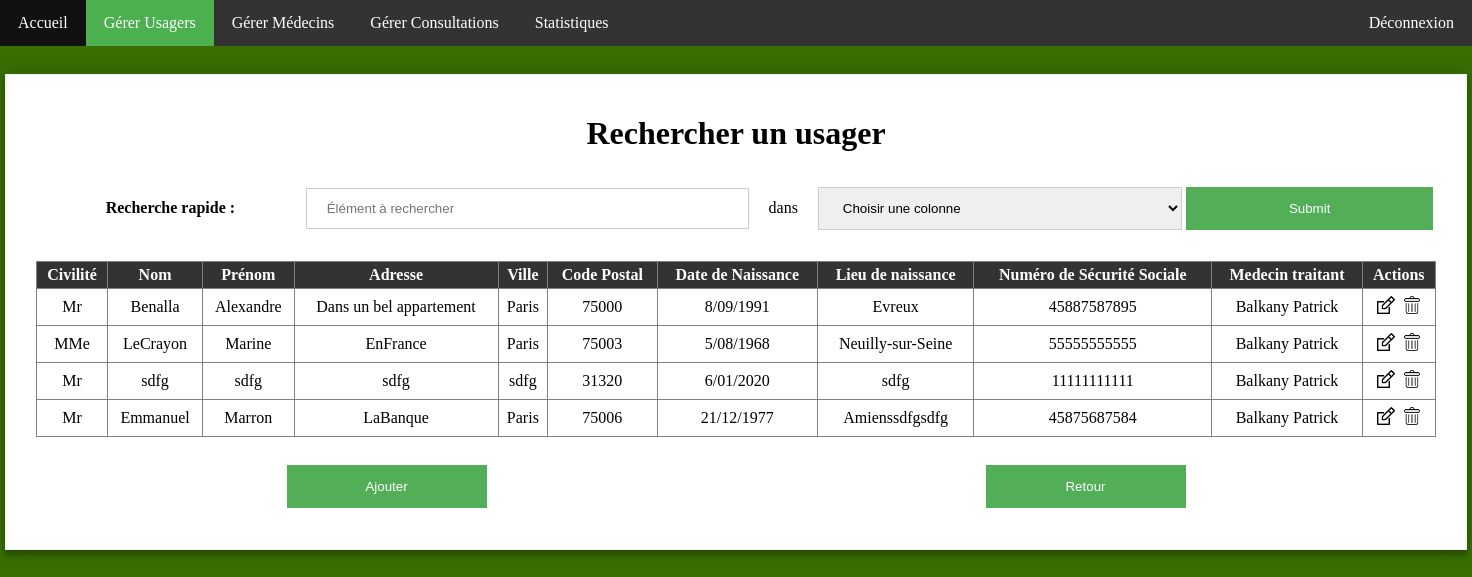
/pages/Usager/rechercher_usager.php (signed in), run on the app's committed database.
### tables this page shows
CREATE TABLE `Usager` (
  `Id_Usager` int(11) NOT NULL,
  `Civilite` varchar(3) DEFAULT NULL,
  `Nom` varchar(50) DEFAULT NULL,
  `Prenom` varchar(50) DEFAULT NULL,
  `Date_Naissance` date DEFAULT NULL,
  `Adresse` varchar(50) DEFAULT NULL,
  `Ville` varchar(50) DEFAULT NULL,
  `Code_Postal` varchar(5) DEFAULT NULL,
  `Lieu_Naissance` varchar(50) DEFAULT NULL,
  `Num_Securite_Sociale` bigint(11) DEFAULT NULL,
  `Medecin_T` int(11) DEFAULT NULL
);

CREATE TABLE `Medecin` (
  `ID` int(11) NOT NULL,
  `Civilite` varchar(3) NOT NULL,
  `Nom` varchar(50) NOT NULL,
  `Prenom` varchar(50) NOT NULL
);

### pages/Usager/rechercher_usager.php (the view, shortened to what this page needs)
<html>
	<head>
		<link rel="stylesheet" href="../../assets/style.css" />
	</head>
	<body>
		<ul class="Menu">
			<li id="Bouton"><a href="../../index.php">Accueil</a></li>
			<li id="Bouton"><a href="../Usager.php" class="active">Gérer Usagers</a></li>
			<li id="Bouton"><a href="../Medecin.php">Gérer Médecins</a></li>
			<li id="Bouton"><a href="../Consultation.php">Gérer Consultations</a></li>
			<li id="Bouton"><a href="../Statistique.php">Statistiques</a></li>
			<li id="Bouton" style="float:right"><a href="#">Déconnexion</a></li>
		</ul>
		<div id="grande_boite">
			<h1>Rechercher un usager</h1>
			<form action="rechercher_usager.php" method="POST">
				<table id="recherche">
					<tr>
						<td><p><strong>Recherche rapide :</strong></p></td>
						<td><input type="search" placeholder="Élément à rechercher" name="Recherche"></td>
						<td><p>dans</p></td>
						<td>
							<select name="Colonne">
								<option value="">Choisir une colonne</option>
							</select>
						</td>
						<td><input type="submit"></td>
					</tr>
				</table>
			</form>
			<table id="tableau">
				<tr>
					<th scope="col">Civilité</th>
					<th scope="col">Nom</th>
					<th scope="col">Prénom</th>
					<th scope="col">Adresse</th>
					<th scope="col">Ville</th>
					<th scope="col">Code Postal</th>
					<th scope="col">Date de Naissance</th>
					<th scope="col">Lieu de naissance</th>
					<th scope="col">Numéro de Sécurité Sociale</th>
					<th scope="col">Medecin traitant</th>
					<th scope="col">Actions</th>
				</tr>
		<?php
            require('../PHP/db.php');
			if(isset($_POST["Recherche"]) && $_POST["Colonne"] == "Civilite_Usager"){
				$requete = $linkpdo->prepare('SELECT * FROM Usager WHERE Civilite = ?');
				$requete->execute(array($_POST["Recherche"]));
			}
			else if(isset($_POST["Recherche"]) && $_POST["Colonne"] == "Nom_Usager"){
				$requete = $linkpdo->prepare('SELECT * FROM Usager WHERE Nom = ?');
				$requete->execute(array($_POST["Recherche"]));
			}
			else if(isset($_POST["Recherche"]) && $_POST["Colonne"] == "Prenom_Usager"){
				$requete = $linkpdo->prepare('SELECT * FROM Usager WHERE Prenom = ?');
				$requete->execute(array($_POST["Recherche"]));
			}
			else if(isset($_POST["Recherche"]) && $_POST["Colonne"] == "Adresse_Usager"){
				$requete = $linkpdo->prepare('SELECT * FROM Usager WHERE Adresse = ?');
				$requete->execute(array($_POST["Recherche"]));
			}
			else if(isset($_POST["Recherche"]) && $_POST["Colonne"] == "Ville_Usager"){
				$requete = $linkpdo->prepare('SELECT * FROM Usager WHERE Ville = ?');
				$requete->execute(array($_POST["Recherche"]));
			}
			else if(isset($_POST["Recherche"]) && $_POST["Colonne"] == "CP_Usager"){
				$requete = $linkpdo->prepare('SELECT * FROM Usager WHERE Code_Postal = ?');
				$requete->execute(array($_POST["Recherche"]));
			}
			else if(isset($_POST["Recherche"]) && $_POST["Colonne"] == "Date_Naissance_Usager"){
				$requete = $linkpdo->prepare('SELECT * FROM Usager WHERE Date_Naissance = ?');
				$requete->execute(array($_POST["Recherche"]));
			}
			else if(isset($_POST["Recherche"]) && $_POST["Colonne"] == "Lieu_Naissance_Usager"){
				$requete = $linkpdo->prepare('SELECT * FROM Usager WHERE Lieu_Naissance = ?');
				$requete->execute(array($_POST["Recherche"]));
			}
			else{
				$requete = $linkpdo->prepare('SELECT * FROM Usager');
				$requete->execute(array());
			}
			while($data = $requete->fetch()){
				$requete_M = $linkpdo->prepare('SELECT Nom,Prenom FROM Medecin WHERE ID = ?');
				$requete_M->execute(array($data[10]));
				while($data1 = $requete_M->fetch()){
					$Nom_M=$data1[0] . " " . $data1[1];
					$NM = $data1[0];
					$PM = $data1[1];
				}
				$date = date_create_from_format('Y-m-d', $data[4]);
				$date1 = date_format($date, 'j/m/Y');
				echo("
					<tr>
						<td>$data[1]</td>
						<td>$data[2]</td>
						<td>$data[3]</td>
						<td>$data[5]</td>
						<td>$data[6]</td>
						<td>$data[7]</td>
						<td>$date1</td>
						<td>$data[8]</td>
						<td>$data[9]</td>
						<td>$Nom_M</td>
						<td align='center'>
							<a href='editer_usager.php?Civilite_Usager=$data[1]&amp;Nom_Usager=$data[2]&amp;Prenom_Usager=$data[3]&amp;Date_Naissance_Usager=$data[4]&amp;Adresse_Usager=$data[5]&amp;Ville_Usager=$data[6]&amp;CP_Usager=$data[7]&amp;Lieu_Naissance_Usager=$data[8]&amp;Num_Secu_Usager=$data[9]&amp;Medecin_Nom=$NM&amp;Medecin_Prenom=$PM&amp; Medecin_T=$data[10]&amp;'><img id='icon' src='../../assets/images/editer.png'/></a>
							<a href='supp_usager.php?Civilite_Usager=$data[1]&amp;Nom_Usager=$data[2]&amp;Prenom_Usager=$data[3]&amp;Date_Naissance_Usager=$data[4]&amp;Adresse_Usager=$data[5]&amp;Ville_Usager=$data[6]&amp;CP_Usager=$data[7]&amp;Lieu_Naissance_Usager=$data[8]&amp;Num_Secu_Usager=$data[9]&amp;Medecin_Nom=$NM&amp;Medecin_Prenom=$PM&amp; Medecin_T=$data[10]&amp;'><img id='icon' src='../../assets/images/supprimer.png' /></a>
						</td>
					</tr>
				");
			}
		?>
			</table>
			<table id="recherche">
				<tr>
					<td><button id="retour" onclick="window.location.href = 'ajouter_usager.php?';">Ajouter</button></td>
					<td><button id="retour" onclick="window.location.href = '../Usager.php';">Retour</button></td>
				</tr>
			</table>
        </div>
	</body>
</html>

### assets/style.css (style rules this page uses)
.Menu { list-style-type: none; margin: 0px; padding: 0px; overflow: hidden; background-color: #333; position: fixed; top: 0px; width: 100%; }
#Bouton { float: left; }
#Bouton a { display: block; color: white; text-align: center; padding: 14px 18px; text-decoration: none; }
.active { background-color: #4CAF50; }
body { margin: 0; background-color: #396E00; font-family: Cambria, "Hoefler Text", "Liberation Serif", Times, "Times New Roman", "serif"; }
#grande_boite { width: 1400px; margin: 0px auto; margin-top: 5%; padding: 30px; border: 1px solid #f1f1f1; background: #fff; box-shadow: 0px 0px 20px 0px rgba(0, 0, 0, 0.2), 0px 5px 5px 0 rgba(0, 0, 0, 0.24); }
#grande_boite h1 { margin: 10px auto; padding-bottom: 10px; text-align: center; }
button { background-color: #53af57; color: white; padding: 14px 40px; margin: 8px 0px; border: none; cursor: pointer; width: 100%; }
#retour { margin-top: 25px; width: 200px; }
input[type=text], input[type=password], input[type=number], input[type=date], input[type=search], input[type=time], select { width: 100%; padding: 12px 20px; margin: 8px 0px; display: inline-block; border: 1px solid #ccc; box-sizing: border-box; }
input[type=submit] { background-color: #53af57; color: white; padding: 14px 40px; margin: 12px 0px; border: none; cursor: pointer; width: 100%; }
#tableau { border-collapse: collapse; width: 100%; max-width: 1400px; min-width: 700px; text-align: center; }
#tableau, #tableau th, #tableau td { border: 1px solid gray; }
#tableau th, #tableau td { height: 24px; padding:4px; vertical-align:middle; }
#tableau th { background: #333; font-weight: bold; color: white; }
#recherche { width: 1400px; text-align: center; }
#icon { padding: 3px 2px; width: 18px; height: 18px; }

### data on the page
usager: Civilite "Mr", Nom "Benalla", Prenom "Alexandre", Adresse "Dans un bel appartement", Ville "Paris", Code_Postal "75000", Date_Naissance "8/09/1991", Lieu_Naissance "Evreux", Num_Securite_Sociale "45887587895", medecin.Nom+Prenom "Balkany Patrick"
usager: Civilite "MMe", Nom "LeCrayon", Prenom "Marine", Adresse "EnFrance", Ville "Paris", Code_Postal "75003", Date_Naissance "5/08/1968", Lieu_Naissance "Neuilly-sur-Seine", Num_Securite_Sociale "55555555555"
medecin: Nom_M "Balkany Patrick"
usager: Civilite "Mr", Nom "sdfg", Prenom "sdfg", Adresse "sdfg", Ville "sdfg", Code_Postal "31320", Date_Naissance "6/01/2020", Lieu_Naissance "sdfg", Num_Securite_Sociale "11111111111"
usager: Civilite "Mr", Nom "Emmanuel", Prenom "Marron", Adresse "LaBanque", Ville "Paris", Code_Postal "75006", Date_Naissance "21/12/1977", Lieu_Naissance "Amienssdfgsdfg", Num_Securite_Sociale "45875687584", medecin.Nom+Prenom "Balkany Patrick"
